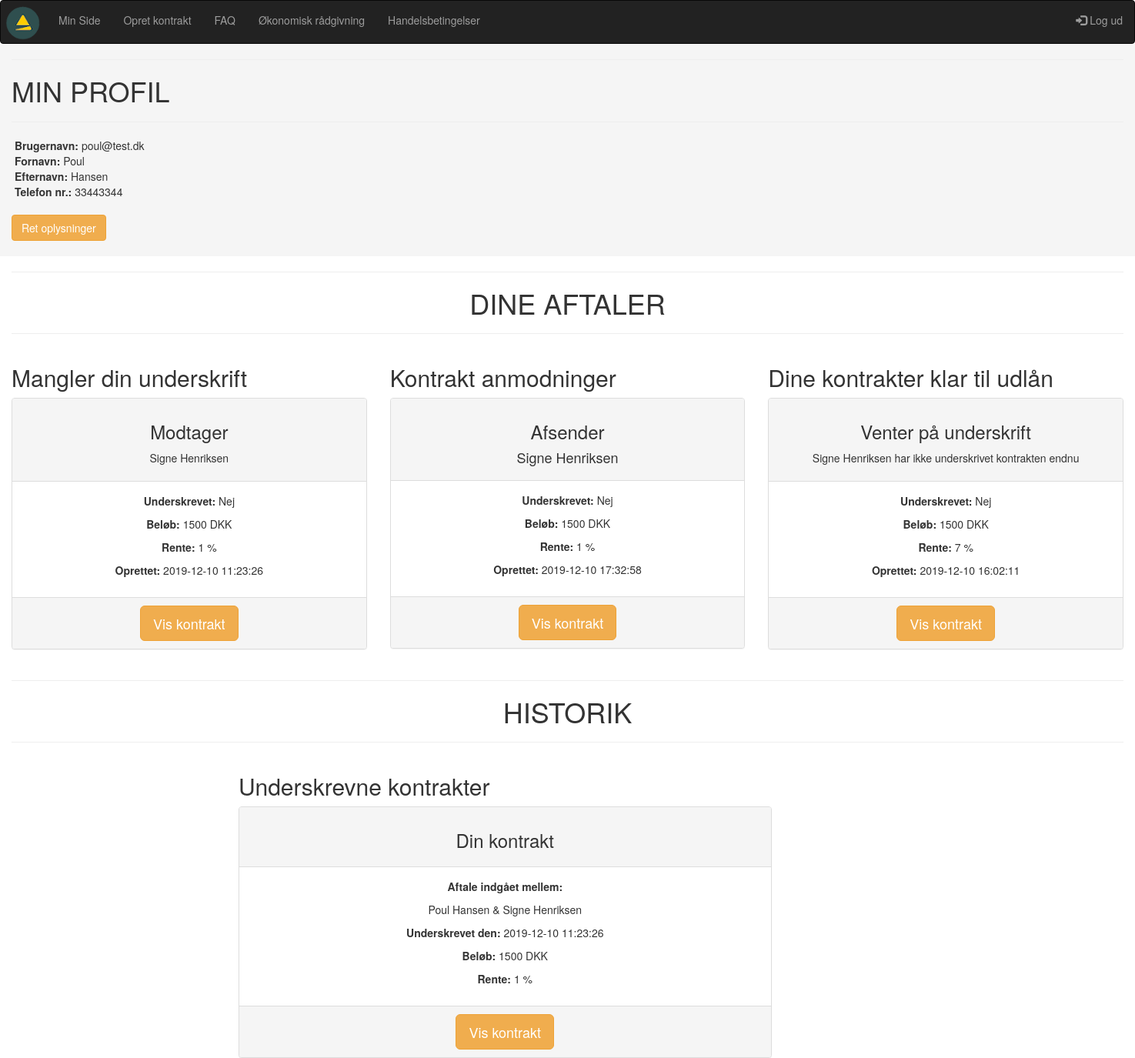
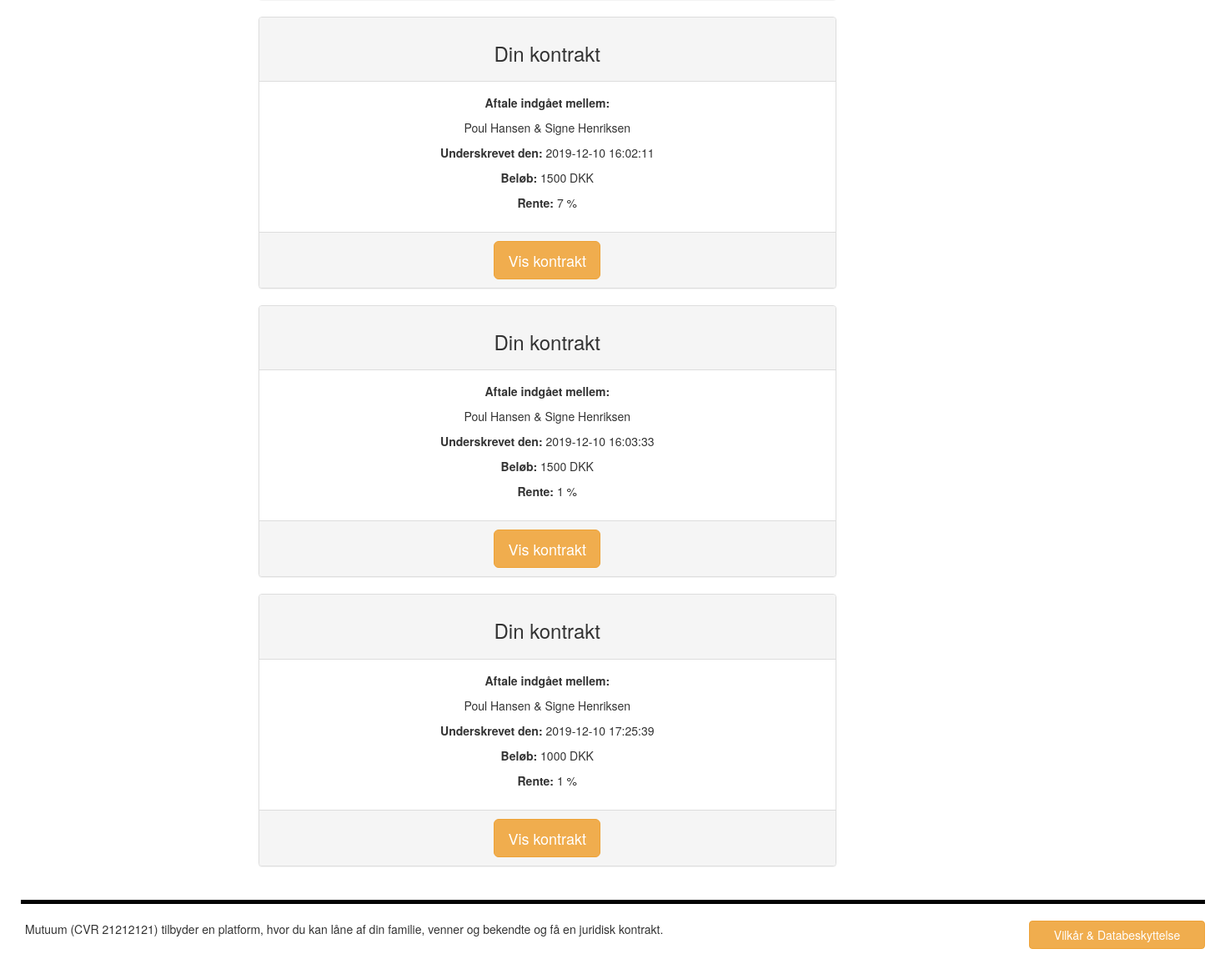
Screenshot of /minside.php (signed in) with the database file from the repository (2 pictures, top to bottom).
### tables this page shows
CREATE TABLE IF NOT EXISTS `users` (
  `user_id` int(10) NOT NULL AUTO_INCREMENT,
  `fornavn` varchar(40) NOT NULL,
  `efternavn` varchar(40) NOT NULL,
  `mobil` int(12) NOT NULL,
  `mail` varchar(80) NOT NULL,
  `password` varchar(200) NOT NULL,
  PRIMARY KEY (`user_id`),
  UNIQUE KEY `mail` (`mail`),
  UNIQUE KEY `user_id` (`user_id`)
);

CREATE TABLE IF NOT EXISTS `kontrakt` (
  `kontrakt_id` int(10) NOT NULL AUTO_INCREMENT,
  `laangiver_user_id` int(10) NOT NULL,
  `laantager_user_id` int(10) NOT NULL,
  `kontraktbrud_id` tinyint(4) NOT NULL,
  `rente_id` tinyint(4) NOT NULL,
  `beloeb_id` tinyint(4) NOT NULL,
  `bindingsperiode_id` tinyint(4) NOT NULL,
  `maanedlig_afdrag` float NOT NULL,
  `laangiver_underskrift_id` varchar(40) DEFAULT NULL,
  `reg_underskrift_1` timestamp NOT NULL DEFAULT CURRENT_TIMESTAMP ON UPDATE CURRENT_TIMESTAMP,
  `laantager_underskrift_id` varchar(40) DEFAULT NULL,
  `reg_underskrift_2` timestamp NOT NULL DEFAULT CURRENT_TIMESTAMP ON UPDATE CURRENT_TIMESTAMP,
  PRIMARY KEY (`kontrakt_id`)
);

CREATE TABLE IF NOT EXISTS `beloeb` (
  `beloeb_id` tinyint(4) NOT NULL AUTO_INCREMENT,
  `beloeb` int(10) NOT NULL,
  `enhed_key` varchar(11) NOT NULL DEFAULT '1',
  PRIMARY KEY (`beloeb_id`)
);

CREATE TABLE IF NOT EXISTS `rente` (
  `rente_id` tinyint(4) NOT NULL AUTO_INCREMENT,
  `rente` float NOT NULL,
  `enhed_key` varchar(11) NOT NULL DEFAULT '2',
  PRIMARY KEY (`rente_id`)
);

### minside.php (the view, shortened to what this page needs)
<?php
require_once("includes/header.php");
$user_id = $_SESSION['user_id'];
?>
    <div class="container-fluid">
        <div class="row">
            <div class="col-xs-12 col-sm-12 col-md-12 col-lg-12 col-xl-12 minprofilpaaminside">
                <hr>
                <h1>MIN PROFIL</h1>
                <hr>
                <?php
            $udfyld = "SELECT mail, fornavn, efternavn, mobil FROM users WHERE user_id = '$user_id'";
                $result = mysqli_query($con, $udfyld);
                $row = mysqli_num_rows($result);
                    if ($row > 0) {
                    while($row = mysqli_fetch_assoc($result)) {
                    echo "&nbsp;<strong>Brugernavn:</strong> " . $row['mail'] . "<br>&nbsp;<strong>Fornavn:</strong> " . $row['fornavn'] . "<br>&nbsp;<strong>Efternavn:</strong> " . $row['efternavn'] . "<br>&nbsp;<strong>Telefon nr.:</strong> " . $row['mobil'] . "<br><br>";
                    }
                    } else {
                        echo "";
                        }
        ?>
                <a href="retoplysninger.php"><button class="btn btn-warning">Ret oplysninger</button></a>
                <br>
                <br>
            </div>
        </div>
        <div class="row">
            <div class="col-xs-12 col-sm-12 col-md-12 col-lg-12 col-xl-12 text-center">
                    <hr>
                    <h1>DINE AFTALER</h1>
                    <hr>
            </div>
            <div class="col-xs-12 col-sm-12 col-md-4 col-lg-4 col-xl-4">
                <h2>Mangler din underskrift</h2>
                <?php
            $query1 = "SELECT * FROM kontrakt WHERE laangiver_underskrift_id = '1' AND laangiver_user_id = '$user_id' AND laantager_underskrift_id = '1'";
                $result1 = mysqli_query($con, $query1);
                $row1 = mysqli_num_rows($result1);
                    if($row1 > 0){
                    while($row1 = mysqli_fetch_assoc($result1)){
                        $modtageruser_id = $row1['laantager_user_id'];
                        $dato_underskrift_laangiver = $row1['reg_underskrift_1'];
                        $beloebforkontrakt = $row1['beloeb_id'];
                        $renteforkontrakt = $row1['rente_id'];
                        $kontrakt_id2 = $row1['kontrakt_id'];
                $query11 = "SELECT * FROM beloeb WHERE beloeb_id = '$beloebforkontrakt'";
                    $result11 = mysqli_query($con, $query11);
                    $row11 = mysqli_fetch_assoc($result11);
                    $beloebValue = $row11['beloeb'];
                $query111 = "SELECT * FROM rente WHERE rente_id = '$renteforkontrakt'";
                    $result111 = mysqli_query($con, $query111);
                    $row111 = mysqli_fetch_assoc($result111);
                    $renteValue = $row111['rente'];
                 $query1111 = "SELECT fornavn, efternavn FROM users WHERE user_id = '$modtageruser_id'";
                    $result1111 = mysqli_query($con, $query1111);
                    $row1111 = mysqli_fetch_assoc($result1111);
                    $modtagerfornavn = $row1111['fornavn'];
                    $modtagerefternavn = $row1111['efternavn'];
        ?>
                <div class="panel panel-default text-center">
                    <div class="panel-heading">
                        <h3>Modtager</h3>
                        <p><?php echo $modtagerfornavn; ?> <?php echo $modtagerefternavn; ?></p>
                    </div>
                    <div class="panel-body">
                        <p><strong>Underskrevet:</strong> Nej</p>
                        <p><strong>Beløb:</strong> <?php echo $beloebValue;?> DKK</p>
                        <p><strong>Rente: </strong> <?php echo $renteValue;?> %</p>
                        <p><strong>Oprettet:</strong> <?php echo $dato_underskrift_laangiver; ?></p>
                    </div>
                    <div class="panel-footer">
                            <a href="viskontrakt.php?kontrakt_id2=<?php echo $kontrakt_id2 ?>">
                            <button class="btn btn-warning btn-lg">Vis kontrakt</button></a>
                    </div>
                </div>
                <?php
                        }} else {echo 'Du har endnu ikke modtaget nogle kontrakter';}
        ?>
            </div>
            <div class="col-xs-12 col-sm-12 col-md-4 col-lg-4 col-xl-4">
                <h2>Kontrakt anmodninger</h2>
                <?php
            $query1 = "SELECT * FROM kontrakt WHERE laangiver_underskrift_id = '2' AND laantager_user_id = '$user_id' AND laantager_underskrift_id = '1'";
                $result1 = mysqli_query($con, $query1);
                $row1 = mysqli_num_rows($result1);
                    if($row1 > 0){
                    while($row1 = mysqli_fetch_assoc($result1)){
                        $afsenderuser_id = $row1['laangiver_user_id'];
                        $dato_underskrift_laangiver = $row1['reg_underskrift_1'];
                        $beloebforkontrakt = $row1['beloeb_id'];
                        $renteforkontrakt = $row1['rente_id'];
                        $kontrakt_id2 = $row1['kontrakt_id'];
                $query11 = "SELECT * FROM beloeb WHERE beloeb_id = '$beloebforkontrakt'";
                    $result11 = mysqli_query($con, $query11);
                    $row11 = mysqli_fetch_assoc($result11);
                    $beloebValue = $row11['beloeb'];
                $query111 = "SELECT * FROM rente WHERE rente_id = '$renteforkontrakt'";
                    $result111 = mysqli_query($con, $query111);
                    $row111 = mysqli_fetch_assoc($result111);
                    $renteValue = $row111['rente'];
                $query1111 = "SELECT fornavn, efternavn FROM users WHERE user_id = '$afsenderuser_id'";
                    $result1111 = mysqli_query($con, $query1111);
                    $row1111 = mysqli_fetch_assoc($result1111);
                    $afsenderfornavn = $row1111['fornavn'];
                    $afsenderefternavn = $row1111['efternavn'];
        ?>
                <div class="panel panel-default text-center">
                    <div class="panel-heading">
                        <h3>Afsender</h3>
                        <h4><?php echo $afsenderfornavn; ?> <?php echo $afsenderefternavn; ?></h4>
                    </div>
                    <div class="panel-body">
                        <p><strong>Underskrevet:</strong> Nej</p>
                        <p><strong>Beløb:</strong> <?php echo $beloebValue;?> DKK</p>
                        <p><strong>Rente: </strong> <?php echo $renteValue;?> %</p>
                        <p><strong>Oprettet:</strong> <?php echo $dato_underskrift_laangiver; ?></p>
                    </div>
                    <div class="panel-footer">
                            <a href="viskontrakt.php?kontrakt_id2=<?php echo $kontrakt_id2 ?>">
                            <button class="btn btn-warning btn-lg">Vis kontrakt</button></a>
                    </div>
                </div>
                <?php
                        }} else {echo 'Du har endnu ikke modtaget nogle kontrakter';}
        ?>
            </div>
                <div class="col-xs-12 col-sm-12 col-md-4 col-lg-4 col-xl-4">
                    <h2>Dine kontrakter klar til udlån</h2>
                    <?php
            $query2 = "SELECT * FROM kontrakt WHERE laangiver_underskrift_id = '2' AND laantager_underskrift_id = '1' AND laangiver_user_id = '$user_id'";
                $result2 = mysqli_query($con, $query2);
                $row2 = mysqli_num_rows($result2);
                    if($row2 > 0){
                    while($row2 = mysqli_fetch_assoc($result2)){
                        $modtageruser_id = $row2['laantager_user_id'];
                        $dato_underskrift_laangiver = $row2['reg_underskrift_1'];
                        $beloebforkontrakt = $row2['beloeb_id'];
                        $renteforkontrakt = $row2['rente_id'];
                        $kontrakt_id2 = $row2['kontrakt_id'];
                $query22 = "SELECT * FROM beloeb WHERE beloeb_id = '$beloebforkontrakt'";
                    $result22 = mysqli_query($con, $query22);
                    $row22 = mysqli_fetch_assoc($result22);
                    $beloebValue = $row22['beloeb'];
                $query222 = "SELECT * FROM rente WHERE rente_id = '$renteforkontrakt'";
                    $result222 = mysqli_query($con, $query222);
                    $row222 = mysqli_fetch_assoc($result222);
                    $renteValue = $row222['rente'];
                $query2222 = "SELECT fornavn, efternavn FROM users WHERE user_id = '$modtageruser_id'";
                    $result2222 = mysqli_query($con, $query2222);
                    $row2222 = mysqli_fetch_assoc($result2222);
                    $modtagerfornavn = $row2222['fornavn'];
                    $modtagerefternavn = $row2222['efternavn'];
        ?>
                    <div class="panel panel-default text-center">
                        <div class="panel-heading">
                            <h3>Venter på underskrift</h3>
                            <p><?php echo $modtagerfornavn;?> <?php echo $modtagerefternavn; ?> har ikke underskrivet kontrakten endnu</p>
                        </div>
                        <div class="panel-body">
                            <p><strong>Underskrevet:</strong> Nej</p>
                            <p><strong>Beløb: </strong><?php echo $beloebValue;?> DKK</p>
                            <p><strong>Rente: </strong><?php echo $renteValue;?> %</p>
                            <p><strong>Oprettet:</strong> <?php echo $dato_underskrift_laangiver; ?></p>
                        </div>
                        <div class="panel-footer">
                            <a href="viskontrakt.php?kontrakt_id2=<?php echo $kontrakt_id2 ?>">
                            <button class="btn btn-warning btn-lg">Vis kontrakt</button></a>
                        </div>
                    </div>
                </div>
        </div>
        <?php
                        }} else {echo 'Du har endnu ikke oprettet nogle kontrakter';}
        ?>
    </div>
        <div class="container-fluid">
            <div class="row">
                <div class="col-xs-12 col-sm-12 col-md-12 col-lg-12 col-xl-12 text-center">
                    <hr>
                    <h1>HISTORIK</h1>
                    <hr>
                </div>
            </div>
            <div class="container-fluid">
                <div class="row">
                    <div class="col-xs-12 col-sm-12 col-md-12 col-lg-12 col-xl-12 lasse2Margin">
                        <h2>Underskrevne kontrakter</h2>
                    </div>
                </div>
                <div class="row">
                <div class="col-xs-12 col-sm-12 col-md-6 col-lg-6 col-xl-6 lasse2Margin">
                    <?php
            $query3 = "SELECT * FROM kontrakt WHERE laangiver_underskrift_id = '2' AND laantager_underskrift_id = '2' + laantager_user_id = '$user_id' OR laangiver_user_id = '$user_id' ORDER BY reg_underskrift_1";
                $result3 = mysqli_query($con, $query3);
                $row3 = mysqli_num_rows($result3);
                    if($row3 > 0){
                    while($row3 = mysqli_fetch_assoc($result3)){
                        $modtageruser_id = $row3['laantager_user_id'];
                        $afsenderuser_id = $row3['laangiver_user_id'];
                        $dato_underskrift_laangiver = $row3['reg_underskrift_1'];
                        $beloebforkontrakt = $row3['beloeb_id'];
                        $renteforkontrakt = $row3['rente_id'];
                        $kontrakt_id2 = $row3['kontrakt_id'];
                $query33 = "SELECT * FROM beloeb WHERE beloeb_id = '$beloebforkontrakt'";
                    $result33 = mysqli_query($con, $query33);
                    $row33 = mysqli_fetch_assoc($result33);
                    $beloebValue = $row33['beloeb'];
                $query333 = "SELECT * FROM rente WHERE rente_id = '$renteforkontrakt'";
                    $result333 = mysqli_query($con, $query333);
                    $row333 = mysqli_fetch_assoc($result333);
                    $renteValue = $row333['rente'];
                $query3333 = "SELECT fornavn, efternavn FROM users WHERE user_id = '$afsenderuser_id'";
                    $result3333 = mysqli_query($con, $query3333);
                    $row3333 = mysqli_fetch_assoc($result3333);
                    $afsenderfornavn = $row3333['fornavn'];
                    $afsenderefternavn = $row3333['efternavn'];
                $query33333 = "SELECT fornavn, efternavn FROM users WHERE user_id = '$modtageruser_id'";
                    $result33333 = mysqli_query($con, $query33333);
                    $row33333 = mysqli_fetch_assoc($result33333);
                    $modtagerfornavn = $row33333['fornavn'];
                    $modtagerefternavn = $row33333['efternavn'];
        ?>
                    <div class="panel panel-default text-center">
                        <div class="panel-heading">
                            <h3>Din kontrakt</h3>
                        </div>
                        <div class="panel-body">
                            <p><strong>Aftale indgået mellem:</strong></p>
                            <p><?php echo $afsenderfornavn; ?> <?php echo $afsenderefternavn; ?> &amp; <?php echo $modtagerfornavn; ?> <?php echo $modtagerefternavn; ?> </p>
                            <p><strong>Underskrevet den:</strong> <?php echo $dato_underskrift_laangiver; ?></p>
                            <p><strong>Beløb: </strong><?php echo $beloebValue;?> DKK</p>
                            <p><strong>Rente: </strong> <?php echo $renteValue;?> %</p>
                        </div>
                        <div class="panel-footer">
                            <a href="viskontrakt.php?kontrakt_id2=<?php echo $kontrakt_id2 ?>">
                            <button class="btn btn-warning btn-lg">Vis kontrakt</button></a>
                        </div>
                    </div>
                    <?php
                        }} else {echo 'Du har ikke nogen aktive kontrakter';}
        ?>
                </div>
            </div>
        </div>
        <br>
        <?php
require_once("includes/footer.php");
?>

### rows the page displays
users: mail "poul@test.dk", fornavn "Poul", efternavn "Hansen", mobil "33443344"
kontrakt: users.fornavn "Signe", users.efternavn "Henriksen", beloeb.beloeb "1500", rente.rente "1", reg_underskrift_1 "2019-12-10 11:23:26", users.fornavn "Poul", users.efternavn "Hansen"
kontrakt: users.fornavn "Signe", users.efternavn "Henriksen", beloeb.beloeb "1500", rente.rente "1", reg_underskrift_1 "2019-12-10 17:32:58"
kontrakt: users.fornavn "Signe", users.efternavn "Henriksen", beloeb.beloeb "1500", rente.rente "7", reg_underskrift_1 "2019-12-10 16:02:11", users.fornavn "Poul", users.efternavn "Hansen"
kontrakt: users.fornavn "Poul", users.efternavn "Hansen", users.fornavn "Signe", users.efternavn "Henriksen", reg_underskrift_1 "2019-12-10 16:03:33", beloeb.beloeb "1500", rente.rente "1"
kontrakt: users.fornavn "Poul", users.efternavn "Hansen", users.fornavn "Signe", users.efternavn "Henriksen", reg_underskrift_1 "2019-12-10 17:25:39", beloeb.beloeb "1000", rente.rente "1"
